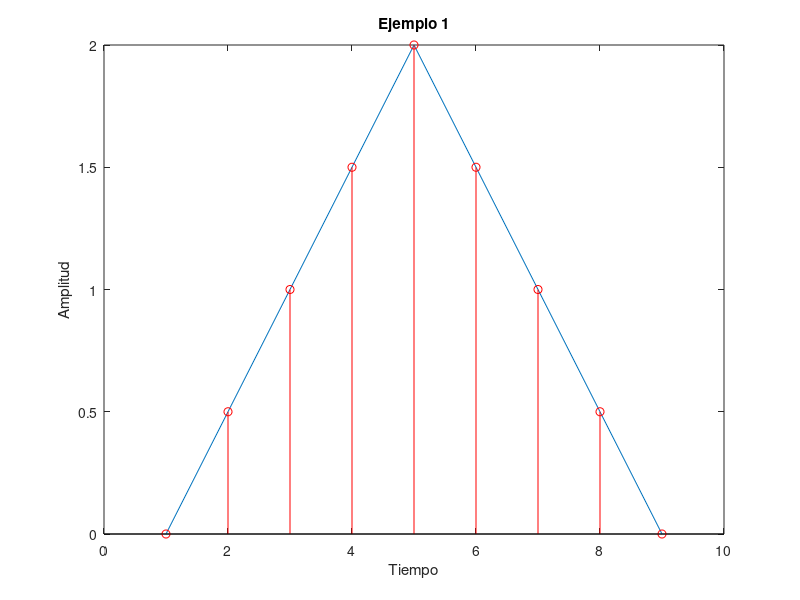

Here is the MATLAB script that generated this plot:
close all;
clear;

a = [0:0.5:2 1.5:-0.5:0];
t = 1:9;

figure(1);
plot(t, a);
hold on;
stem(t, a, 'r'); % Marca en la función con una línea roja vertical y rondeándolos los valores discretos de la función del eje x

xlabel('Tiempo');
ylabel('Amplitud');
title('Ejemplo 1');